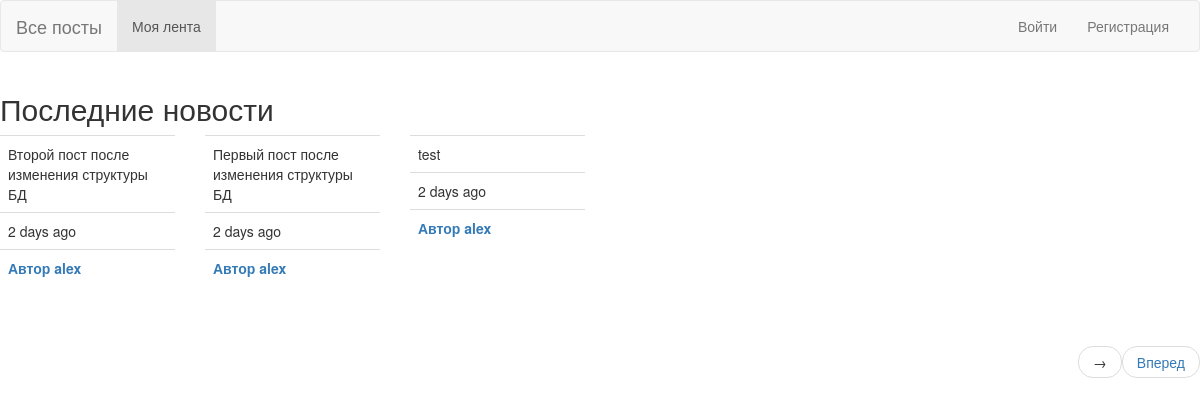
Before: /explore with the older database file.
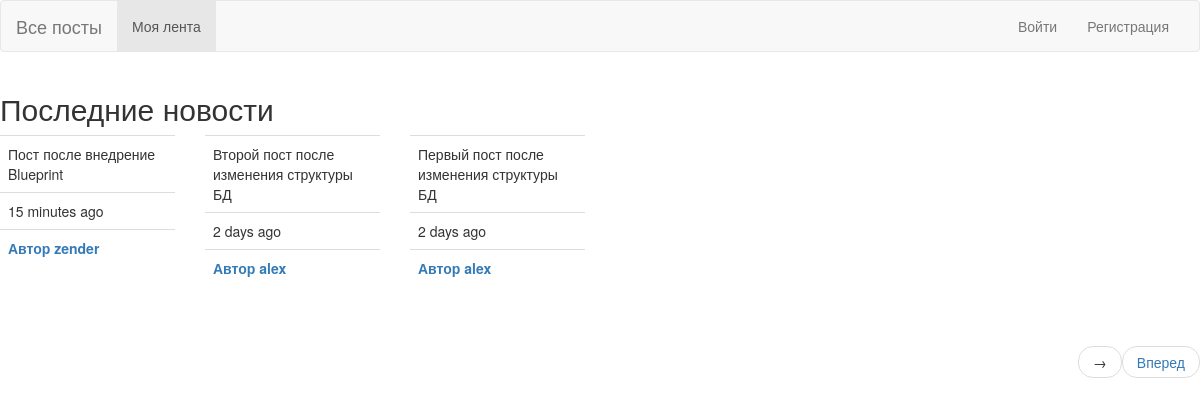
After: the same page with the newer database file.
### app/models.py (models this page shows, shortened)
class Post(db.Model):
    id = db.Column(db.Integer, primary_key=True)
    body = db.Column(db.String, nullable=False)
    dt =db.Column(db.DateTime,default=datetime.utcnow)
    user_id = db.Column(db.Integer, db.ForeignKey('user.id'))

class User(db.Model, UserMixin):
    id = db.Column(db.Integer, primary_key=True)
    username = db.Column(db.String, unique=True, nullable=False)
    password = db.Column(db.String(128), nullable=False)
    email= db.Column(db.String, unique=True, nullable=False)
    last_seen =db.Column(db.DateTime,default=datetime.utcnow)
    about_me = db.Column(db.String)
    posts = db.relationship('Post', backref='author', lazy='dynamic')
    followed = db.relationship(
        'User', secondary=followers,
        primaryjoin=(followers.c.follower_id==id),
        secondaryjoin=(followers.c.followed_id==id),
        backref=db.backref('follower', lazy='dynamic'), lazy='dynamic'
    )

### app/main/routes.py (the view)
@bp.route('/explore')
def explore():
    page = request.args.get('page', 1, type=int)
    posts = Post.query.order_by(Post.dt.desc()).paginate(
        page=page, per_page=current_app.config['POSTS_PER_PAGE'], error_out=False)
    prev_url = url_for('main.explore', page = posts.prev_num) if posts.has_prev else None
    next_url = url_for('main.explore', page = posts.next_num) if posts.has_next else None
    return render_template('main/index.html', title='Все посты', posts=posts.items,
                            prev_url=prev_url, next_url=next_url)

### app/main/routes.py (called while the page is built)
@bp.before_app_request
def before_request():
    if current_user.is_authenticated:
        current_user.last_seen = datetime.utcnow()
        db.session.commit()

### app/templates/main/index.html (shortened to what this page needs)
{% extends 'base.html' %}
{% import 'bootstrap/wtf.html' as wtf   %}
{% block content %}
    <h2>Последние новости</h2>
    <div class="row">
    {% for post in posts %}
        {% include '_post.html'  %}
    {% endfor %}
    </div>
    <br>
    {% include '_paginate.html'   %}
{% endblock %}

### app/templates/_post.html (shortened to what this page needs)
<div class="col-md-2">
    <table class="table table-hover">
        <tr> <td>{{post.body}} </td></tr>
         <tr><td>{{ moment(post.dt).fromNow()}}</td></tr>
        {% if current_user == post.author %}
            <tr> <td><b> Автор {{post.author.username}} </b> </td> </tr>
            <tr> <td><a href="{{url_for('main.delete_post', id=post.id)}}">Удалить</td> </tr>
        {% else %}
            <tr>
                <td><b> <a href="{{url_for('main.profile', username=post.author.username)}}">Автор {{post.author.username}} </a></b> </td>
            </tr>
        {% endif %}
</table>
</div>

Changed rows visible on the page:
no longer on this page (row unchanged): Post: body "test", dt "2 days ago", author.username "alex"
added Post: body "Пост после внедрение Blueprint", dt "15 minutes ago", author.username "zender"
